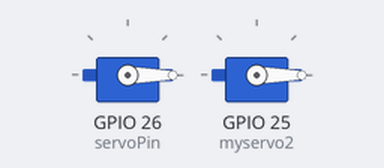
Bench run of a sketch on a simulated ESP32. On the bench: 2 × servo.

Above: at 0.0 s.
At 8.0 s:
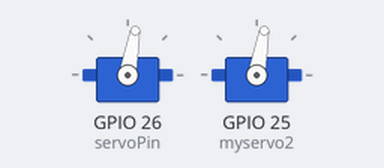
At 16.0 s:
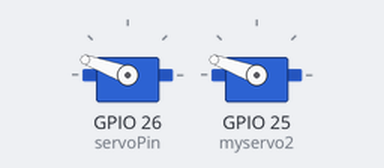
At 39.0 s:
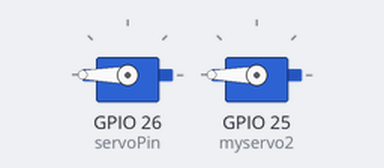
Timing chart, 0 to 40.0 s (numbered marks = the images above):
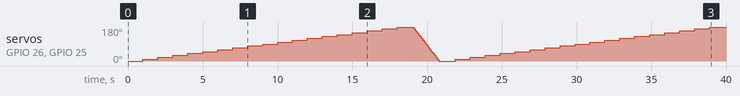

Measured:
- by itself, servo on GPIO 26 (servoPin), servo on GPIO 25 (myservo2): 0° → 10° at 1.0 s, → 20° 1.0 s later, → 30° 1.0 s later, → 40° 1.0 s later, … (54 changes in this stretch)

The sketch:

pwm_servo_control.ino
```cpp
#include <ESP32Servo.h>

Servo myservo;  // create servo object to control a servo
Servo myservo2;
// 16 servo objects can be created on the ESP32

double pos = 0;    // variable to store the servo position
// Recommended PWM GPIO pins on the ESP32 include 2,4,12-19,21-23,25-27,32-33
int servoPin = 26;

void setup() {
  // Allow allocation of all timers
  ESP32PWM::allocateTimer(0);
  ESP32PWM::allocateTimer(1);
  ESP32PWM::allocateTimer(2);
  ESP32PWM::allocateTimer(3);
  myservo.setPeriodHertz(50);    // standard 50 hz servo
  myservo2.setPeriodHertz(50);
  myservo.attach(servoPin, 700, 2500); // attaches the servo on pin 18 to the servo object
  myservo2.attach(25, 700, 2500);
  // using default min/max of 1000us and 2000us
  // different servos may require different min/max settings
  // for an accurate 0 to 180 sweep
}

void loop() {

  for (pos = 0; pos <= 180; pos += 10) { // goes from 0 degrees to 180 degrees
    // in steps of 1 degree
    myservo.write(pos);    // tell servo to go to position in variable 'pos'
    myservo2.write(pos);
    delay(1000);             // waits 15ms for the servo to reach the position
  }
  for (pos = 180; pos >= 0; pos -= 10) { // goes from 180 degrees to 0 degrees
    myservo.write(pos);    // tell servo to go to position in variable 'pos'
    myservo2.write(pos);
    delay(100);             // waits 15ms for the servo to reach the position
  }
}
```
